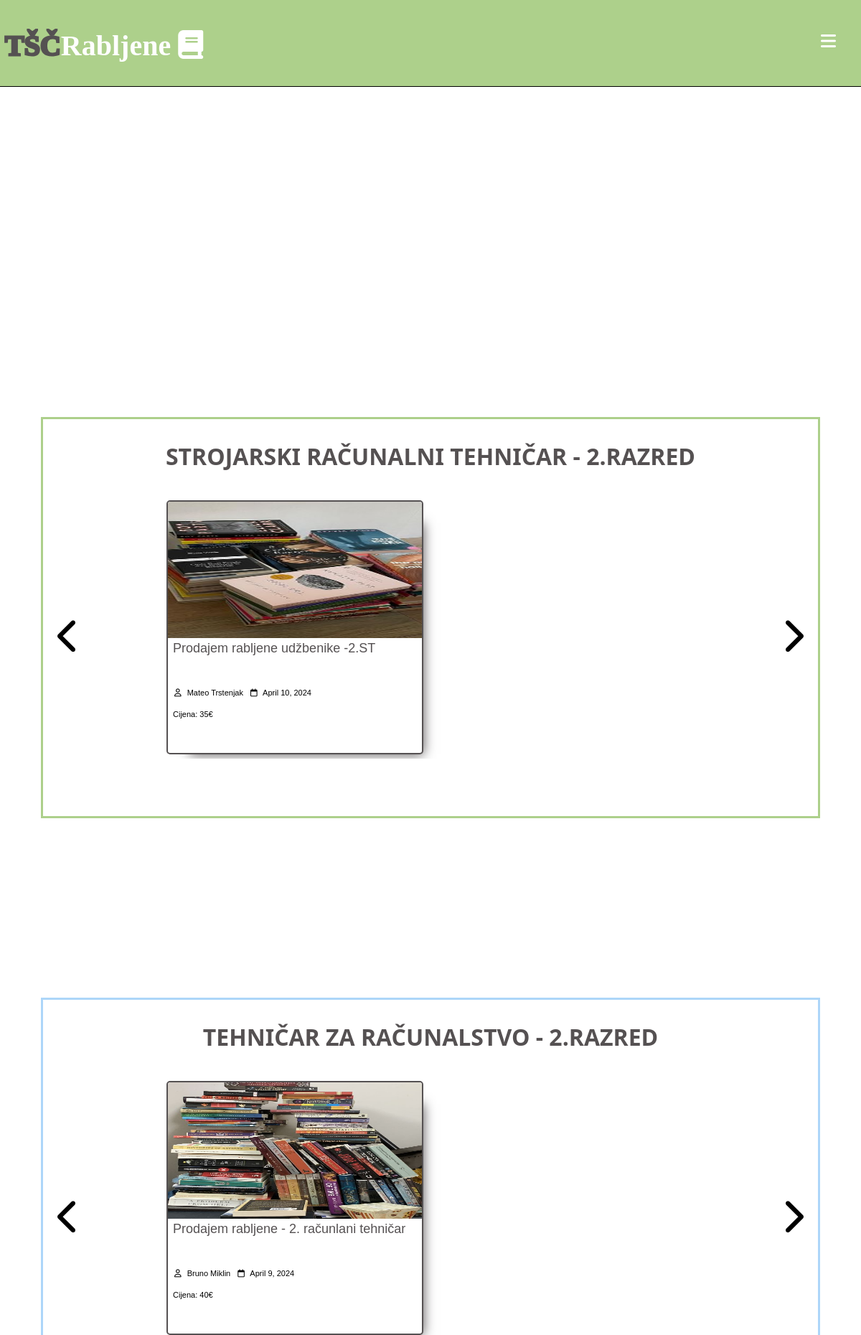
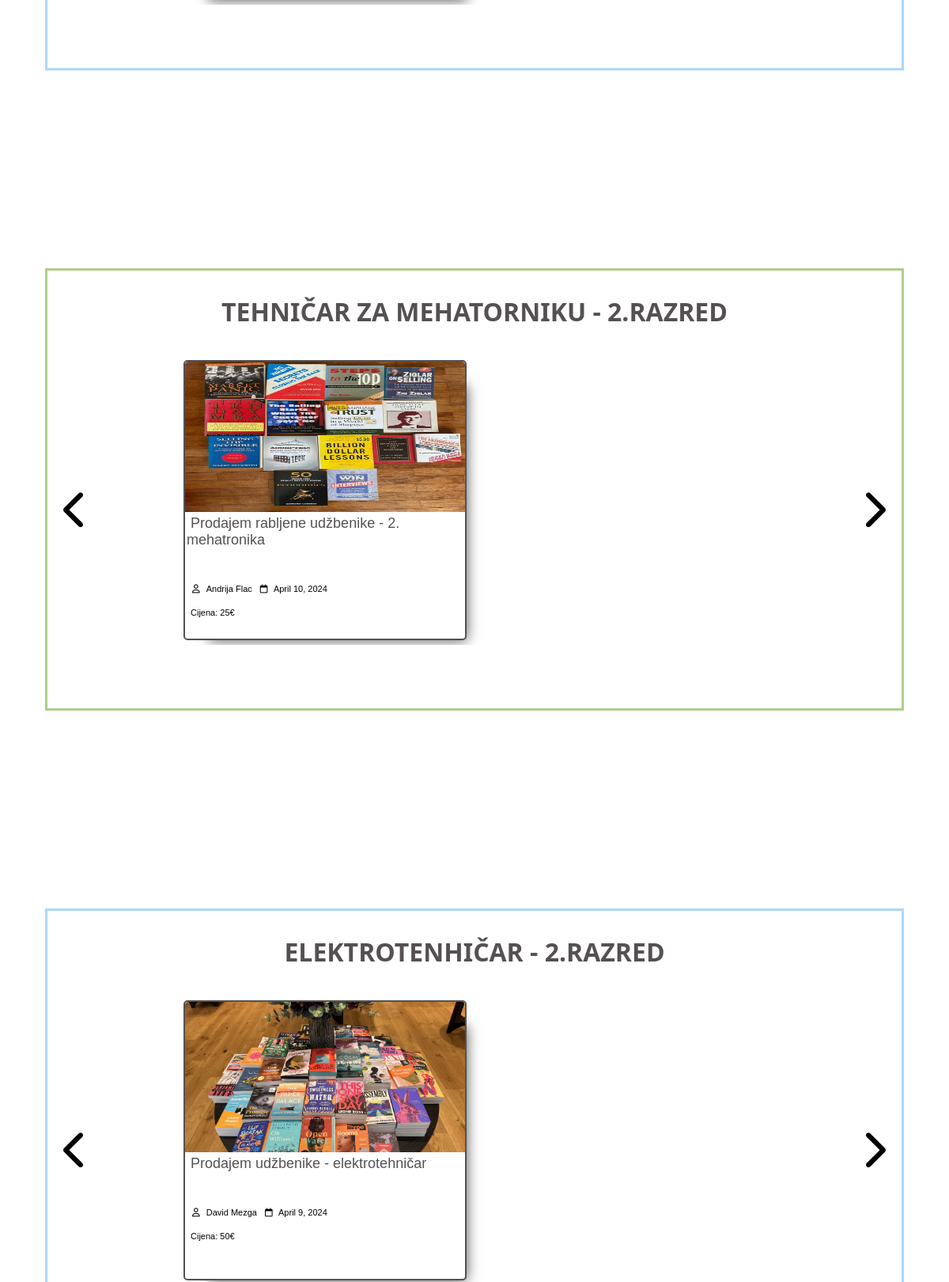
/drugi.php (signed in, upper part), run on the app's committed database (2 pictures, top to bottom).
### tables this page shows
CREATE TABLE `objave` (
  `id` int(11) NOT NULL,
  `korisnik_id` int(11) NOT NULL,
  `naslov` varchar(50) NOT NULL,
  `razred` int(1) NOT NULL,
  `smjer` varchar(2) NOT NULL,
  `kontakt` varchar(25) DEFAULT NULL,
  `cijena` int(255) NOT NULL,
  `datum` datetime NOT NULL DEFAULT current_timestamp(),
  `opis` text NOT NULL,
  `slika` varchar(255) NOT NULL
);

CREATE TABLE `korisnici` (
  `id` int(11) NOT NULL,
  `admin` tinyint(4) NOT NULL,
  `email` varchar(50) NOT NULL,
  `password` varchar(255) NOT NULL,
  `ime` varchar(30) NOT NULL,
  `prezime` varchar(30) NOT NULL,
  `razred` int(11) NOT NULL,
  `smjer` varchar(50) NOT NULL
);

### aplikacija/baza/funkcije.php (called while the page is built, shortened)
<?php
require('konekcija.php');
function izvršiUpit($sql, $podaci)
{
    global $konek;
    $stmt = $konek->prepare($sql);
    $vrijednosti = array_values($podaci);
    $tipovi = !empty($vrijednosti) ? str_repeat('s', count($vrijednosti)) : '';
    if (!empty($tipovi)) {
        $stmt->bind_param($tipovi, ...$vrijednosti);
    }
    $stmt->execute();
    return $stmt;
}
function odaberiSve($tablica, $uvijeti = [])
{
    $sql = "SELECT * FROM $tablica";
    if (!empty($uvijeti)) {
        $sql .= " WHERE ";
        $i = 0;
        foreach ($uvijeti as $key => $value) {
            if ($i > 0) {
                $sql .= " AND ";
            }
            $sql .= "$key=?";
            $i++;
        }
    }
    $stmt = izvršiUpit($sql, $uvijeti);
    $result = $stmt->get_result();
    $podaci = $result->fetch_all(MYSQLI_ASSOC);
    return $podaci;
}
function odaberiJedan($tablica, $uvijet)
{
    $sql = "SELECT * FROM $tablica";
    $i = 0;
    foreach ($uvijet as $key => $value) {
        if ($i === 0) {
            $sql = $sql . " WHERE $key=?";
        } else {
            $sql = $sql . " AND $key=?";
        }
        $i++;
    }
    $sql = $sql . " LIMIT 1";
    $stmt = izvršiUpit($sql, $uvijet);
    $podaci = $stmt->get_result()->fetch_assoc();
    return $podaci;
}
?>

### drugi.php (the view, shortened to what this page needs)
<?php
include(ROOT_PATH . "/aplikacija/baza/funkcije.php");
$objave_strojarstvo = odaberiSve('objave', ['razred' => 2 , 'smjer' => 'ST']);
$objave_racunlastvo = odaberiSve('objave', ['razred' => 2 , 'smjer' => 'RT']);
$objave_mehatronika = odaberiSve('objave', ['razred' => 2 , 'smjer' => 'MT']);
$objave_eletrotehnika = odaberiSve('objave', ['razred' => 2 , 'smjer' => 'ET']);
?>
<!DOCTYPE html>
<html lang="en">
<head>
    <link rel="stylesheet" href="dodaci/css/razred.css" />
</head>
<body>
    <?php include("aplikacija/umetci/zaglavlje.php")?>
    <div class="okvir-slidera">
        <div class="slider-objave" id="strojarstvo">
            <?php if (!empty($objave_strojarstvo)): ?>
            <h1 class="naslov-slider">STROJARSKI RAČUNALNI TEHNIČAR - 2.RAZRED</h1>
            <i class="fas fa-chevron-left prosla-strojari"></i>
            <i class="fas fa-chevron-right sljedeca-strojari"></i>
            <div class="okvir-objava-strojari">
                <?php foreach ($objave_strojarstvo as $objava):?>
                <div class="objava">
                    <img src="<?php echo 'dodaci/slike/' .$objava ['slika'] ?>"
                        alt="Dogodila se greška kod učitavanja slike!" class="slika-objava" />
                    <br>
                    <div class="objava-opis">
                        <a href="objava.php?id=<?php echo $objava['id']; ?>">
                            <?php echo $objava['naslov'] ?></a>
                        <br>
                        <i class="far fa-user"></i> <a href="" class="ime-autora"></a><?php $korisnik_id = $objava['korisnik_id'];
                                    $korisnik = odaberiJedan('korisnici',['id' => $korisnik_id ]);
                                    echo ($korisnik['ime']. ' ' . $korisnik['prezime']);
                            ?></a>
                        <i class="far fa-calendar"></i><a href="" class="datum-objave"></a>
                        <?php echo date('F j, Y', strtotime($objava['datum']));?></a></a>
                        <br>
                        <a href="" class="datum-objave"></a>Cijena: <?php  echo $objava['cijena']?>€</a>
                    </div>
                </div>
                <?php endforeach;?>
            </div>
            <?php else: ?>
            <h1 class="naslov-slider">Nema objava</h1>
            <?php endif; ?>
        </div>
        <div class="slider-objave" id="racunalstvo">
            <?php if (!empty($objave_racunlastvo)): ?>
            <h1 class="naslov-slider">TEHNIČAR ZA RAČUNALSTVO - 2.RAZRED</h1>
            <i class="fas fa-chevron-left prosla-racunalci"></i>
            <i class="fas fa-chevron-right sljedeca-racunalci"></i>
            <div class="okvir-objava-racunalci">
                <?php foreach ($objave_racunlastvo as $objava):?>
                <div class="objava">
                    <img src="<?php echo 'dodaci/slike/' .$objava ['slika'] ?>"
                        alt="Dogodila se greška kod učitavanja slike!" class="slika-objava" />
                    <br>
                    <div class="objava-opis">
                        <a href="objava.php?id=<?php echo $objava['id']; ?>">
                            <?php echo $objava['naslov'] ?></a>
                        <br>
                        <i class="far fa-user"></i> <a href="" class="ime-autora"></a><?php $korisnik_id = $objava['korisnik_id'];
                                    $korisnik = odaberiJedan('korisnici',['id' => $korisnik_id ]);
                                    echo ($korisnik['ime']. ' ' . $korisnik['prezime']);
                            ?></a>
                        <i class="far fa-calendar"></i><a href="" class="datum-objave"></a>
                        <?php echo date('F j, Y', strtotime($objava['datum']));?></a></a>
                        <br>
                        <a href="" class="datum-objave"></a>Cijena: <?php  echo $objava['cijena']?>€</a>
                    </div>
                </div>
                <?php endforeach;?>
            </div>
            <?php else: ?>
            <h1 class="naslov-slider">Nema objava</h1>
            <?php endif; ?>
        </div>
        <div class="slider-objave" id="mehatronika">
            <?php if (!empty($objave_mehatronika)): ?>
            <h1 class="naslov-slider">TEHNIČAR ZA MEHATORNIKU - 2.RAZRED</h1>
            <i class="fas fa-chevron-left prosla-mehici"></i>
            <i class="fas fa-chevron-right sljedeca-mehici"></i>
            <div class="okvir-objava-mehici">
                <?php foreach ($objave_mehatronika as $objava):?>
                <div class="objava">
                    <img src="<?php echo 'dodaci/slike/' .$objava ['slika'] ?>"
                        alt="Dogodila se greška kod učitavanja slike!" class="slika-objava" />
                    <br>
                    <div class="objava-opis">
                        <a href="objava.php?id=<?php echo $objava['id']; ?>">
                            <?php echo $objava['naslov'] ?></a>
                        <br>
                        <i class="far fa-user"></i> <a href="" class="ime-autora"></a><?php $korisnik_id = $objava['korisnik_id'];
                                    $korisnik = odaberiJedan('korisnici',['id' => $korisnik_id ]);
                                    echo ($korisnik['ime']. ' ' . $korisnik['prezime']);
                            ?></a>
                        <i class="far fa-calendar"></i><a href="" class="datum-objave"></a>
                        <?php echo date('F j, Y', strtotime($objava['datum']));?></a></a>
                        <br>
                        <a href="" class="datum-objave"></a>Cijena: <?php  echo $objava['cijena']?>€</a>
                    </div>
                </div>
                <?php endforeach;?>
            </div>
            <?php else: ?>
            <h1 class="naslov-slider">Nema objava</h1>
            <?php endif; ?>
        </div>
        <div class="slider-objave" id="elektrotehnika">
            <?php if (!empty($objave_eletrotehnika)): ?>
            <h1 class="naslov-slider">ELEKTROTENHIČAR - 2.RAZRED</h1>
            <i class="fas fa-chevron-left prosla-elektrici"></i>
            <i class="fas fa-chevron-right sljedeca-elektrici"></i>
            <div class="okvir-objava-elektrici">
                <?php foreach ($objave_eletrotehnika as $objava):?>
                <div class="objava">
                    <img src="<?php echo 'dodaci/slike/' .$objava ['slika'] ?>"
                        alt="Dogodila se greška kod učitavanja slike!" class="slika-objava" />
                    <br>
                    <div class="objava-opis">
                        <a href="objava.php?id=<?php echo $objava['id']; ?>">
                            <?php echo $objava['naslov'] ?></a>
                        <br>
                        <i class="far fa-user"></i> <a href="" class="ime-autora"></a><?php $korisnik_id = $objava['korisnik_id'];
                                    $korisnik = odaberiJedan('korisnici',['id' => $korisnik_id ]);
                                    echo ($korisnik['ime']. ' ' . $korisnik['prezime']);
                            ?></a>
                        <i class="far fa-calendar"></i><a href="" class="datum-objave"></a>
                        <?php echo date('F j, Y', strtotime($objava['datum']));?></a></a>
                        <br>
                        <a href="" class="datum-objave"></a>Cijena: <?php  echo $objava['cijena']?>€</a>
                    </div>
                </div>
                <?php endforeach;?>
            </div>
            <?php else: ?>
            <h1 class="naslov-slider">Nema objava</h1>
            <?php endif; ?>
        </div>
    </div>
</body>
</html>

### data on the page
objave: slika (picture), naslov "Prodajem rabljene udžbenike -2.ST", korisnik.ime "Mateo", korisnik.prezime "Trstenjak", datum "April 10, 2024", cijena "35"
objave: slika (picture), naslov "Prodajem rabljene - 2. računlani tehničar", korisnik.ime "Bruno", korisnik.prezime "Miklin", datum "April 9, 2024", cijena "40"
objave: slika (picture), naslov "Prodajem rabljene udžbenike - 2. mehatronika", korisnik.ime "Andrija", korisnik.prezime "Flac", datum "April 10, 2024", cijena "25"
objave: slika (picture), naslov "Prodajem udžbenike - elektrotehničar", korisnik.ime "David", korisnik.prezime "Mezga", datum "April 9, 2024", cijena "50"
